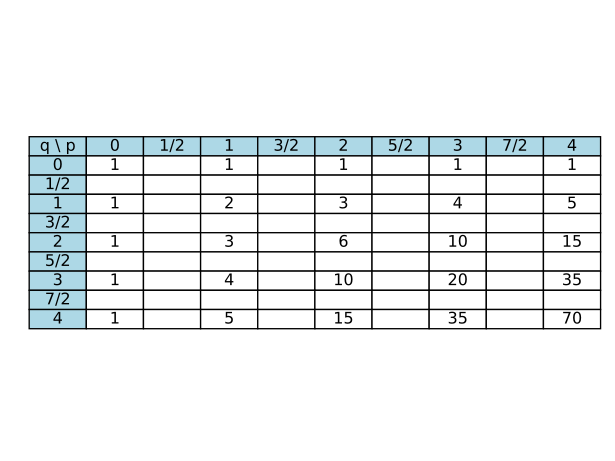

Write the Python code that produced this figure.
import matplotlib.pyplot as plt
import pandas as pd

# Define the data
data = [
    ["0", 1, "", 1, "", 1, "", 1, "", 1],
    ["1/2", "", "", "", "", "", "", "", "", ""],
    ["1", 1, "", 2, "", 3, "", 4, "", 5],
    ["3/2", "", "", "", "", "", "", "", "", ""],
    ["2", 1, "", 3, "", 6, "", 10, "", 15],
    ["5/2", "", "", "", "", "", "", "", "", ""],
    ["3", 1, "", 4, "", 10, "", 20, "", 35],
    ["7/2", "", "", "", "", "", "", "", "", ""],
    ["4", 1, "", 5, "", 15, "", 35, "", 70]
]

# Convert the data into a DataFrame
df = pd.DataFrame(data, columns=["q \\ p", "0", "1/2", "1", "3/2", "2", "5/2", "3", "7/2", "4"])

# Plot the table
fig, ax = plt.subplots()
ax.axis('off')  # Turn off the axis
table = ax.table(cellText=df.values, colLabels=df.columns, cellLoc='center', loc='center')

# Adjust the font size
table.auto_set_font_size(False)
table.set_fontsize(12)
table.scale(1.2, 1.2)

# Highlight the first row and first column
for key, cell in table.get_celld().items():
    if key[0] == 0 or key[1] == 0:
        cell.set_facecolor("lightblue")

# Save the plot as an SVG file
plt.savefig('calculusNotes_figure_9.svg', format='svg')

